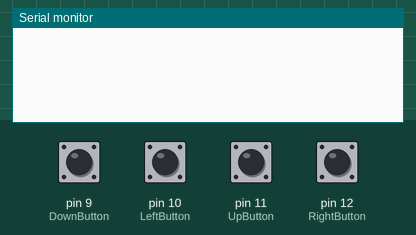
Bench run of a sketch on a simulated Arduino Uno, built with avr-gcc and run on an emulated ATmega328P. Shown: the last lines printed to the serial monitor. The test bench sets the inputs (shaded band); at power-on: pin 9 (DownButton), pin 10 (LeftButton), pin 11 (UpButton), pin 12 (RightButton) LOW.

Above: at 1.2 s.
1.3 s: pin 9 (DownButton) pulled HIGH for 0.15 s
At 2.5 s:
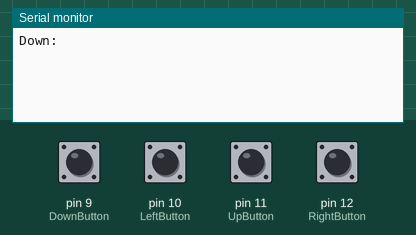
2.9 s: pin 10 (LeftButton) pulled HIGH for 0.15 s
At 3.8 s:
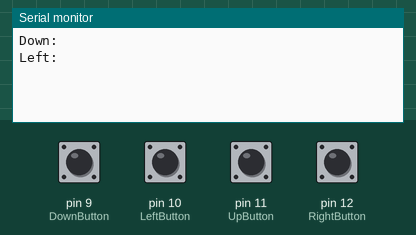
4.5 s: pin 11 (UpButton) pulled HIGH for 0.15 s
At 5.1 s:
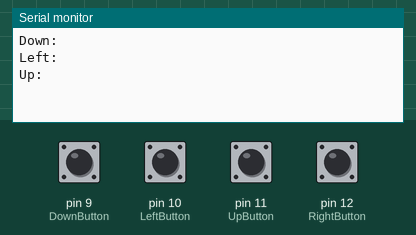
6.1 s: pin 12 (RightButton) pulled HIGH for 0.15 s
At 7.5 s:
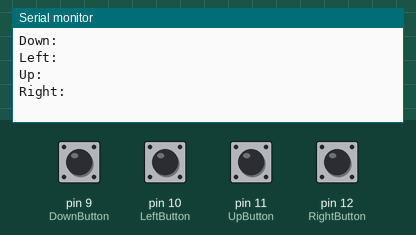

The sketch:

Controller_2.ino
```cpp
// Button input pins
const int UpButton = 11;
const int DownButton = 9;
const int LeftButton = 10;
const int RightButton = 12;


// Joystick axis/input setup
/*
const int SW_pin = 2;
const int x_analog_pin = 0;
const int y_analog_pin = 1;
*/
void setup(){
   Serial.begin(115200);

   pinMode(UpButton, INPUT);
   pinMode(DownButton, INPUT);
   pinMode(LeftButton, INPUT);
   pinMode(RightButton, INPUT);
  /*
  pinMode(SW_pin, INPUT);
  digitalWrite(SW_pin, HIGH);
  */
}
void loop(){
  // joystick();

 if(digitalRead(UpButton) == HIGH){
  Serial.println("Up:");//It doesn't matter what you print. Just have a colon at the end to make it easier to parse the string.
  delay(300);
   }
 if(digitalRead(DownButton) == HIGH){
  Serial.println("Down:");
  delay(300);
   }
 if(digitalRead(LeftButton) == HIGH){
  Serial.println("Left:");
  delay(300);
   }
if(digitalRead(RightButton) == HIGH){
  Serial.println("Right:");
  delay(300);
   }


}
/*
void joystick() {
  Serial.print("Switch:  ");
  Serial.print(digitalRead(SW_pin));
  Serial.print("\n");
  Serial.print("X-axis: ");
  Serial.print(analogRead(x_analog_pin));
  Serial.print("\n");
  Serial.print("Y-axis: ");
  Serial.println(analogRead(y_analog_pin));
  Serial.print("\n\n");
  delay(500);
}
*/
```

Measured:
- after the input at 1.3 s, the serial monitor: prints a new line at once (image 1)
- after the input at 2.9 s, the serial monitor: prints a new line at once (image 2)
- after the input at 4.5 s, the serial monitor: prints a new line at once (image 3)
- after the input at 6.1 s, the serial monitor: prints a new line at once (image 4)
